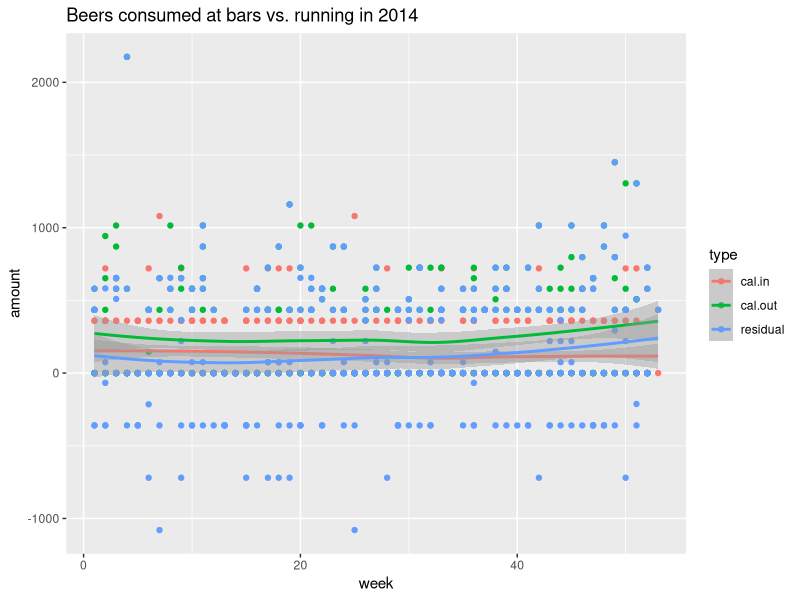

Here is the R script that generated this plot:
library(ggplot2)
library(plyr)
library(tidyr)
library(lubridate)

beer <- read.csv("bars_2014.csv", na.strings="")
run <- read.csv("run_2014.csv")

beerm <- ddply(beer, "date", function(x) data.frame(count=length(unique(na.omit(x$name)))))
final <- merge(beerm, run)
final[is.na(final)] <- 0
final$cal.in <- final$count * 2 * 180
final$cal.out <- final$distance * 145
final$residual <- final$cal.out - final$cal.in

forplot <- final[c('date', 'cal.in', 'cal.out', 'residual')]
forplot$week <- week(forplot$date)
forplot$date <- NULL
forplot.m <- gather(forplot, type, amount, -week)

qplot(week, amount,data=forplot.m, color=type) + geom_smooth() + ggtitle("Beers consumed at bars vs. running in 2014")
